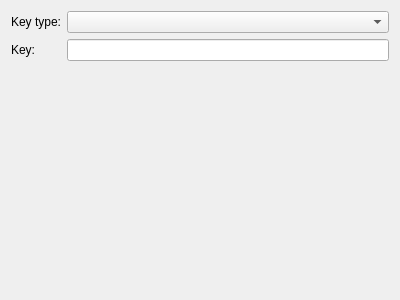
<?xml version="1.0" encoding="UTF-8"?>
<ui version="4.0">
 <class>Form</class>
 <widget class="QWidget" name="Form">
  <property name="geometry">
   <rect>
    <x>0</x>
    <y>0</y>
    <width>400</width>
    <height>300</height>
   </rect>
  </property>
  <property name="windowTitle">
   <string>Form</string>
  </property>
  <layout class="QVBoxLayout" name="verticalLayout">
   <item>
    <layout class="QFormLayout" name="formLayout">
     <item row="0" column="0">
      <widget class="QLabel" name="label">
       <property name="text">
        <string>Key type:</string>
       </property>
      </widget>
     </item>
     <item row="1" column="0">
      <widget class="QLabel" name="label_2">
       <property name="text">
        <string>Key:</string>
       </property>
      </widget>
     </item>
     <item row="0" column="1">
      <widget class="QComboBox" name="comboBox"/>
     </item>
     <item row="1" column="1">
      <widget class="QLineEdit" name="lineEdit"/>
     </item>
    </layout>
   </item>
  </layout>
 </widget>
 <resources/>
 <connections/>
</ui>
